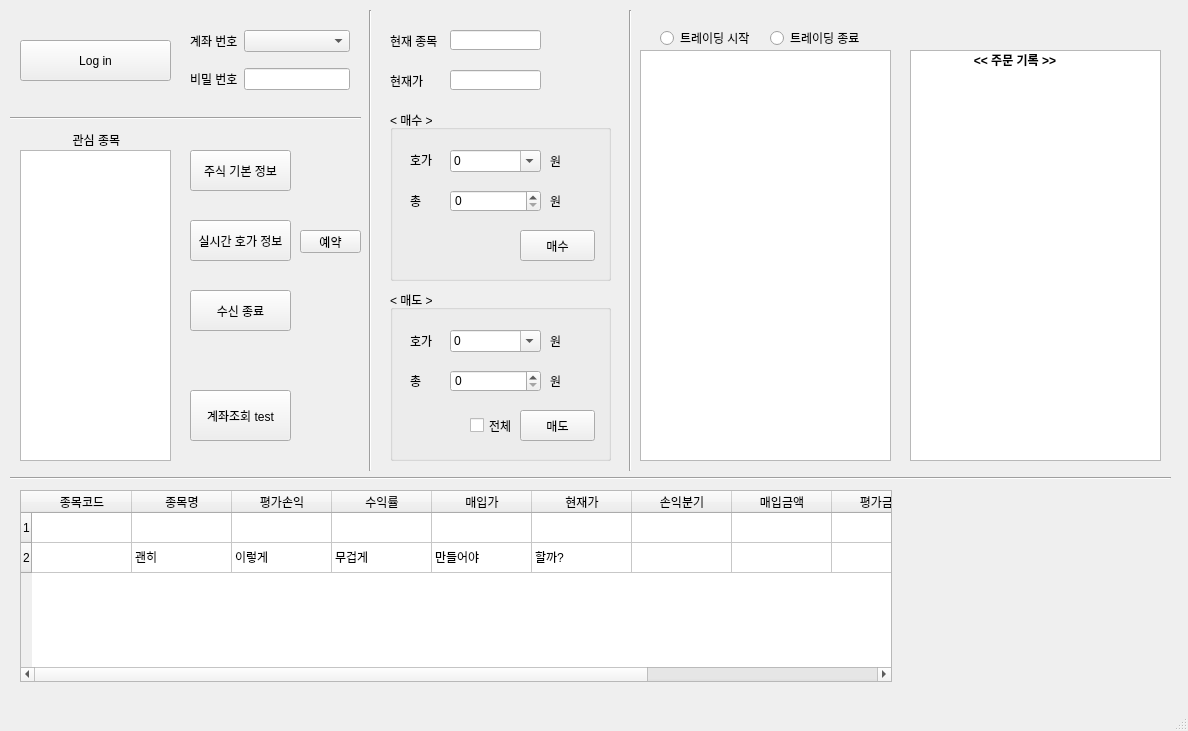
<?xml version="1.0" encoding="UTF-8"?>
<ui version="4.0">
 <class>MainWindow</class>
 <widget class="QMainWindow" name="MainWindow">
  <property name="enabled">
   <bool>true</bool>
  </property>
  <property name="geometry">
   <rect>
    <x>0</x>
    <y>0</y>
    <width>1188</width>
    <height>731</height>
   </rect>
  </property>
  <property name="windowTitle">
   <string>MainWindow</string>
  </property>
  <property name="tabShape">
   <enum>QTabWidget::Triangular</enum>
  </property>
  <widget class="QWidget" name="centralwidget">
   <widget class="QWidget" name="gridLayoutWidget_3">
    <property name="geometry">
     <rect>
      <x>190</x>
      <y>20</y>
      <width>160</width>
      <height>81</height>
     </rect>
    </property>
    <layout class="QGridLayout" name="gridLayout_3">
     <item row="0" column="0">
      <widget class="QLabel" name="label">
       <property name="text">
        <string>계좌 번호</string>
       </property>
      </widget>
     </item>
     <item row="0" column="1">
      <widget class="QComboBox" name="cb_acc">
       <property name="editable">
        <bool>false</bool>
       </property>
      </widget>
     </item>
     <item row="1" column="0">
      <widget class="QLabel" name="label_2">
       <property name="text">
        <string>비밀 번호</string>
       </property>
      </widget>
     </item>
     <item row="1" column="1">
      <widget class="QLineEdit" name="lb_passwd">
       <property name="autoFillBackground">
        <bool>false</bool>
       </property>
       <property name="echoMode">
        <enum>QLineEdit::Password</enum>
       </property>
      </widget>
     </item>
    </layout>
   </widget>
   <widget class="QPushButton" name="btn_log_in">
    <property name="geometry">
     <rect>
      <x>20</x>
      <y>40</y>
      <width>151</width>
      <height>41</height>
     </rect>
    </property>
    <property name="text">
     <string>Log in</string>
    </property>
   </widget>
   <widget class="QGroupBox" name="groupBox">
    <property name="geometry">
     <rect>
      <x>390</x>
      <y>110</y>
      <width>221</width>
      <height>171</height>
     </rect>
    </property>
    <property name="title">
     <string>&lt; 매수 &gt;</string>
    </property>
    <widget class="QLabel" name="label_6">
     <property name="geometry">
      <rect>
       <x>20</x>
       <y>80</y>
       <width>41</width>
       <height>21</height>
      </rect>
     </property>
     <property name="text">
      <string>총</string>
     </property>
    </widget>
    <widget class="QLabel" name="label_9">
     <property name="geometry">
      <rect>
       <x>20</x>
       <y>40</y>
       <width>56</width>
       <height>20</height>
      </rect>
     </property>
     <property name="text">
      <string>호가</string>
     </property>
    </widget>
    <widget class="QLabel" name="label_5">
     <property name="geometry">
      <rect>
       <x>160</x>
       <y>40</y>
       <width>56</width>
       <height>21</height>
      </rect>
     </property>
     <property name="text">
      <string>원</string>
     </property>
    </widget>
    <widget class="QLabel" name="label_12">
     <property name="geometry">
      <rect>
       <x>160</x>
       <y>80</y>
       <width>56</width>
       <height>21</height>
      </rect>
     </property>
     <property name="text">
      <string>원</string>
     </property>
    </widget>
    <widget class="QPushButton" name="btn_call_">
     <property name="geometry">
      <rect>
       <x>130</x>
       <y>120</y>
       <width>75</width>
       <height>31</height>
      </rect>
     </property>
     <property name="text">
      <string>매수</string>
     </property>
    </widget>
    <widget class="QSpinBox" name="sb_call_total">
     <property name="geometry">
      <rect>
       <x>60</x>
       <y>80</y>
       <width>91</width>
       <height>22</height>
      </rect>
     </property>
     <property name="maximum">
      <number>5000000</number>
     </property>
     <property name="singleStep">
      <number>10000</number>
     </property>
    </widget>
    <widget class="QComboBox" name="cb_call_price">
     <property name="geometry">
      <rect>
       <x>60</x>
       <y>40</y>
       <width>91</width>
       <height>22</height>
      </rect>
     </property>
     <property name="editable">
      <bool>true</bool>
     </property>
     <item>
      <property name="text">
       <string>0</string>
      </property>
     </item>
    </widget>
   </widget>
   <widget class="QGroupBox" name="groupBox_2">
    <property name="geometry">
     <rect>
      <x>390</x>
      <y>290</y>
      <width>221</width>
      <height>171</height>
     </rect>
    </property>
    <property name="title">
     <string>&lt; 매도 &gt;</string>
    </property>
    <widget class="QLabel" name="label_7">
     <property name="geometry">
      <rect>
       <x>20</x>
       <y>80</y>
       <width>61</width>
       <height>21</height>
      </rect>
     </property>
     <property name="text">
      <string>총</string>
     </property>
    </widget>
    <widget class="QLabel" name="label_8">
     <property name="geometry">
      <rect>
       <x>20</x>
       <y>40</y>
       <width>56</width>
       <height>21</height>
      </rect>
     </property>
     <property name="text">
      <string>호가</string>
     </property>
    </widget>
    <widget class="QLabel" name="label_4">
     <property name="geometry">
      <rect>
       <x>160</x>
       <y>80</y>
       <width>56</width>
       <height>21</height>
      </rect>
     </property>
     <property name="text">
      <string>원</string>
     </property>
    </widget>
    <widget class="QLabel" name="label_13">
     <property name="geometry">
      <rect>
       <x>160</x>
       <y>40</y>
       <width>56</width>
       <height>21</height>
      </rect>
     </property>
     <property name="text">
      <string>원</string>
     </property>
    </widget>
    <widget class="QPushButton" name="btn_put_">
     <property name="geometry">
      <rect>
       <x>130</x>
       <y>120</y>
       <width>75</width>
       <height>31</height>
      </rect>
     </property>
     <property name="text">
      <string>매도</string>
     </property>
    </widget>
    <widget class="QSpinBox" name="sb_put_total">
     <property name="geometry">
      <rect>
       <x>60</x>
       <y>80</y>
       <width>91</width>
       <height>22</height>
      </rect>
     </property>
     <property name="maximum">
      <number>5000000</number>
     </property>
     <property name="singleStep">
      <number>10</number>
     </property>
    </widget>
    <widget class="QComboBox" name="cb_put_price">
     <property name="geometry">
      <rect>
       <x>60</x>
       <y>40</y>
       <width>91</width>
       <height>22</height>
      </rect>
     </property>
     <property name="editable">
      <bool>true</bool>
     </property>
     <item>
      <property name="text">
       <string>0</string>
      </property>
     </item>
    </widget>
    <widget class="QCheckBox" name="ck_put_all">
     <property name="geometry">
      <rect>
       <x>80</x>
       <y>120</y>
       <width>81</width>
       <height>31</height>
      </rect>
     </property>
     <property name="text">
      <string>전체</string>
     </property>
    </widget>
   </widget>
   <widget class="QLabel" name="label_14">
    <property name="geometry">
     <rect>
      <x>390</x>
      <y>30</y>
      <width>56</width>
      <height>21</height>
     </rect>
    </property>
    <property name="text">
     <string>현재 종목</string>
    </property>
   </widget>
   <widget class="Line" name="line">
    <property name="geometry">
     <rect>
      <x>360</x>
      <y>10</y>
      <width>20</width>
      <height>461</height>
     </rect>
    </property>
    <property name="orientation">
     <enum>Qt::Vertical</enum>
    </property>
   </widget>
   <widget class="Line" name="line_2">
    <property name="geometry">
     <rect>
      <x>10</x>
      <y>110</y>
      <width>351</width>
      <height>16</height>
     </rect>
    </property>
    <property name="orientation">
     <enum>Qt::Horizontal</enum>
    </property>
   </widget>
   <widget class="QLabel" name="label_3">
    <property name="geometry">
     <rect>
      <x>60</x>
      <y>130</y>
      <width>76</width>
      <height>20</height>
     </rect>
    </property>
    <property name="minimumSize">
     <size>
      <width>76</width>
      <height>20</height>
     </size>
    </property>
    <property name="maximumSize">
     <size>
      <width>76</width>
      <height>16777215</height>
     </size>
    </property>
    <property name="text">
     <string>&lt;html&gt;&lt;head/&gt;&lt;body&gt;&lt;p align=&quot;center&quot;&gt;관심 종목 &lt;/p&gt;&lt;/body&gt;&lt;/html&gt;</string>
    </property>
   </widget>
   <widget class="QLineEdit" name="lb_cur_code">
    <property name="geometry">
     <rect>
      <x>450</x>
      <y>30</y>
      <width>91</width>
      <height>20</height>
     </rect>
    </property>
   </widget>
   <widget class="QListWidget" name="list_int_code">
    <property name="geometry">
     <rect>
      <x>20</x>
      <y>150</y>
      <width>151</width>
      <height>311</height>
     </rect>
    </property>
   </widget>
   <widget class="QLineEdit" name="lb_price">
    <property name="geometry">
     <rect>
      <x>450</x>
      <y>70</y>
      <width>91</width>
      <height>20</height>
     </rect>
    </property>
   </widget>
   <widget class="QLabel" name="label_10">
    <property name="geometry">
     <rect>
      <x>390</x>
      <y>70</y>
      <width>56</width>
      <height>21</height>
     </rect>
    </property>
    <property name="text">
     <string>현재가</string>
    </property>
   </widget>
   <widget class="Line" name="line_3">
    <property name="geometry">
     <rect>
      <x>10</x>
      <y>470</y>
      <width>1161</width>
      <height>16</height>
     </rect>
    </property>
    <property name="orientation">
     <enum>Qt::Horizontal</enum>
    </property>
   </widget>
   <widget class="QPushButton" name="btn_stop">
    <property name="geometry">
     <rect>
      <x>190</x>
      <y>290</y>
      <width>101</width>
      <height>41</height>
     </rect>
    </property>
    <property name="text">
     <string>      수신 종료      </string>
    </property>
   </widget>
   <widget class="QPushButton" name="btn_real_data">
    <property name="geometry">
     <rect>
      <x>190</x>
      <y>220</y>
      <width>101</width>
      <height>41</height>
     </rect>
    </property>
    <property name="text">
     <string>실시간 호가 정보</string>
    </property>
   </widget>
   <widget class="QPushButton" name="btn_basic_data">
    <property name="geometry">
     <rect>
      <x>190</x>
      <y>150</y>
      <width>101</width>
      <height>41</height>
     </rect>
    </property>
    <property name="text">
     <string>주식 기본 정보</string>
    </property>
   </widget>
   <widget class="Line" name="line_4">
    <property name="geometry">
     <rect>
      <x>620</x>
      <y>10</y>
      <width>20</width>
      <height>461</height>
     </rect>
    </property>
    <property name="orientation">
     <enum>Qt::Vertical</enum>
    </property>
   </widget>
   <widget class="QListWidget" name="list_log">
    <property name="geometry">
     <rect>
      <x>640</x>
      <y>50</y>
      <width>251</width>
      <height>411</height>
     </rect>
    </property>
    <property name="autoScroll">
     <bool>false</bool>
    </property>
   </widget>
   <widget class="QTableWidget" name="table">
    <property name="geometry">
     <rect>
      <x>20</x>
      <y>490</y>
      <width>872</width>
      <height>192</height>
     </rect>
    </property>
    <property name="sizePolicy">
     <sizepolicy hsizetype="Fixed" vsizetype="Expanding">
      <horstretch>0</horstretch>
      <verstretch>0</verstretch>
     </sizepolicy>
    </property>
    <property name="minimumSize">
     <size>
      <width>500</width>
      <height>192</height>
     </size>
    </property>
    <property name="maximumSize">
     <size>
      <width>941</width>
      <height>192</height>
     </size>
    </property>
    <property name="frameShadow">
     <enum>QFrame::Sunken</enum>
    </property>
    <row>
     <property name="text">
      <string>1</string>
     </property>
    </row>
    <row>
     <property name="text">
      <string>2</string>
     </property>
    </row>
    <column>
     <property name="text">
      <string>종목코드</string>
     </property>
    </column>
    <column>
     <property name="text">
      <string>종목명</string>
     </property>
    </column>
    <column>
     <property name="text">
      <string>평가손익</string>
     </property>
    </column>
    <column>
     <property name="text">
      <string>수익률</string>
     </property>
    </column>
    <column>
     <property name="text">
      <string>매입가</string>
     </property>
    </column>
    <column>
     <property name="text">
      <string>현재가</string>
     </property>
    </column>
    <column>
     <property name="text">
      <string>손익분기</string>
     </property>
    </column>
    <column>
     <property name="text">
      <string>매입금액</string>
     </property>
    </column>
    <column>
     <property name="text">
      <string>평가금액</string>
     </property>
    </column>
    <column>
     <property name="text">
      <string>보유수량</string>
     </property>
    </column>
    <column>
     <property name="text">
      <string>가능수량</string>
     </property>
    </column>
    <item row="1" column="0">
     <property name="text">
      <string/>
     </property>
    </item>
    <item row="1" column="1">
     <property name="text">
      <string>괜히</string>
     </property>
    </item>
    <item row="1" column="2">
     <property name="text">
      <string>이렇게</string>
     </property>
    </item>
    <item row="1" column="3">
     <property name="text">
      <string>무겁게</string>
     </property>
    </item>
    <item row="1" column="4">
     <property name="text">
      <string>만들어야</string>
     </property>
    </item>
    <item row="1" column="5">
     <property name="text">
      <string>할까?</string>
     </property>
    </item>
   </widget>
   <widget class="QRadioButton" name="radioButton">
    <property name="geometry">
     <rect>
      <x>660</x>
      <y>30</y>
      <width>139</width>
      <height>16</height>
     </rect>
    </property>
    <property name="text">
     <string>트레이딩 시작</string>
    </property>
   </widget>
   <widget class="QRadioButton" name="radioButton_2">
    <property name="geometry">
     <rect>
      <x>770</x>
      <y>30</y>
      <width>139</width>
      <height>16</height>
     </rect>
    </property>
    <property name="text">
     <string>트레이딩 종료</string>
    </property>
   </widget>
   <widget class="QListWidget" name="list_order_log">
    <property name="geometry">
     <rect>
      <x>910</x>
      <y>50</y>
      <width>251</width>
      <height>411</height>
     </rect>
    </property>
    <item>
     <property name="text">
      <string>                  &lt;&lt; 주문 기록 &gt;&gt;</string>
     </property>
     <property name="font">
      <font>
       <weight>75</weight>
       <italic>false</italic>
       <bold>true</bold>
       <underline>false</underline>
       <strikeout>false</strikeout>
       <stylestrategy>PreferDefault</stylestrategy>
       <kerning>true</kerning>
      </font>
     </property>
    </item>
   </widget>
   <widget class="QPushButton" name="btn_test_">
    <property name="geometry">
     <rect>
      <x>190</x>
      <y>390</y>
      <width>101</width>
      <height>51</height>
     </rect>
    </property>
    <property name="text">
     <string>계좌조회 test</string>
    </property>
   </widget>
   <widget class="QPushButton" name="btn_auto">
    <property name="enabled">
     <bool>true</bool>
    </property>
    <property name="geometry">
     <rect>
      <x>300</x>
      <y>230</y>
      <width>61</width>
      <height>23</height>
     </rect>
    </property>
    <property name="text">
     <string>예약</string>
    </property>
    <property name="checkable">
     <bool>false</bool>
    </property>
    <property name="autoDefault">
     <bool>false</bool>
    </property>
    <property name="default">
     <bool>false</bool>
    </property>
    <property name="flat">
     <bool>false</bool>
    </property>
   </widget>
  </widget>
  <widget class="QMenuBar" name="menubar">
   <property name="geometry">
    <rect>
     <x>0</x>
     <y>0</y>
     <width>1188</width>
     <height>21</height>
    </rect>
   </property>
  </widget>
  <widget class="QStatusBar" name="statusbar"/>
 </widget>
 <tabstops>
  <tabstop>btn_log_in</tabstop>
  <tabstop>cb_acc</tabstop>
 </tabstops>
 <resources/>
 <connections/>
</ui>
